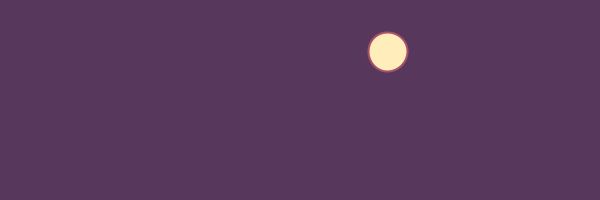
Frame 1 (no input)
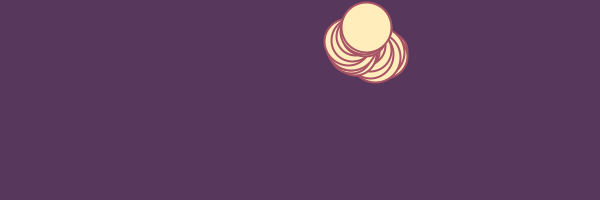
Frame 60 (the mouse pressed at the canvas centre just before this capture)
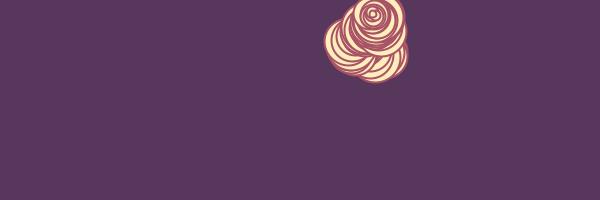
Frame 120 (the mouse held since frame 60 and released just before this capture)

The Processing sketch that drew these frames (run headless with seeded random() and noise(); from frame 60 on, the mouse is pressed at the canvas centre):

// Processing sketch: processing_145577
// ── processing_145577.pde

float x;
float y;
float d;
int dWachstum = 1;
int xDir = 1;
int yDir = 1;

void setup ()
{
  size (600, 200); 
  smooth();
  background (#57385c);

  x = random (width);
  y = random (0, height);
  d = random (20, 40);
}

void draw ()
{
// zeichnen

  stroke (#A75265);
  strokeWeight (2);
  fill (#ffedbc);
  ellipse (x, y, d, d);
  
  // bewegen

  x+= random (-5, 5);
  y+= random (-5, 5);
  
    // wachsen 

  d += dWachstum * random (1, 6);

// kantenüberprüfung

  if (d > 50)
  {
    d = 50;
    dWachstum *= -1;
  }

  if (d < 5)
  {
    d = 5;
    dWachstum *= -1;
  }


  if (x > width+d/2)
  {
    x = -d/2+1;
  }

  if (x < -d/2)
  {
    x = width+d/2-1;
  }

  if (y > height+d/2)
  {
    y = -d/2+1;
  }

  if (y < -d/2)
  {
y = height+d/2-1;
  }
}


void mousePressed ()
{
  background (#57385c);
}
